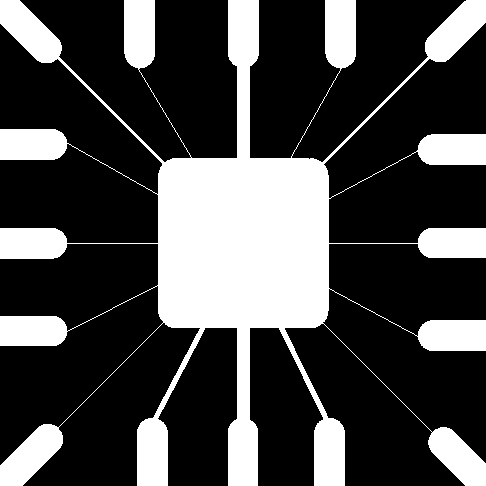
%> input picture Fig1005(a)(wirebond_mask).tif, 486 x 486 px
$ octave lab105.m   (GNU Octave 9; MATLAB toolbox functions it lacks are replaced by stand-ins)
%> lines starting %> are read from the running program, lines starting %| are printed output that depends on the picture; in (x1, y1, x2, y2) boxes, pixels count from 0 and x2, y2 are one past the last pixel; in counts of white or black regions, pixels touching at a corner belong together; the program's own positions count from 1
close all;
clear;

i = imread('Fig1005(a)(wirebond_mask).tif');
%> i is the input picture: size 486x486 uint8; 28.1% white; 1 white region, box (x1, y1, x2, y2) and area: (0, 0, 486, 486) 66259
figure,imshow(i);

%Laplacian
r = im2double(i);
L8 = [1 1 1;
      1 -8 1;
      1 1 1;];

mask = imfilter(r,L8);
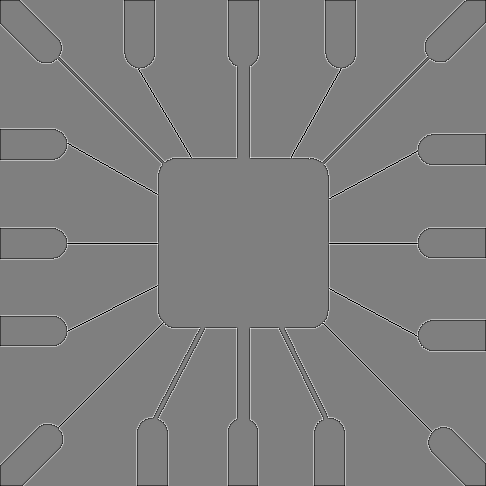
%> mask: size 486x486 double; min -6, max 6, mean -0.00689; drawn with min black and max white
figure;imshow(mask,[]);

ab = abs(mask);
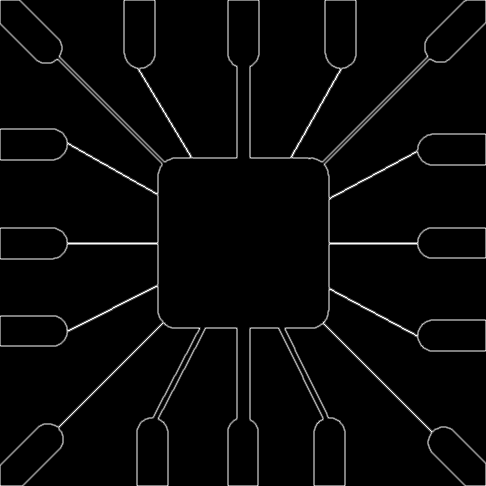
%> ab: size 486x486 double; min 0, max 6, mean 0.164; drawn with min black and max white
figure;imshow(ab);
%> after `imshow(ab)`:
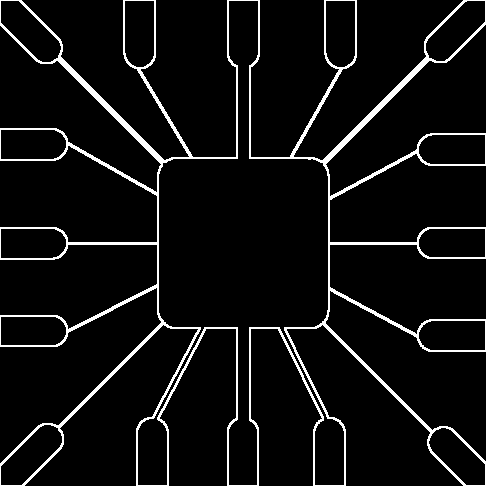
%> displayed picture: size 486x486, on the screen's scale of 0 to 255; 6.1% white in thin lines or dots

figure;imshow(mask);
%> after `imshow(mask)`:
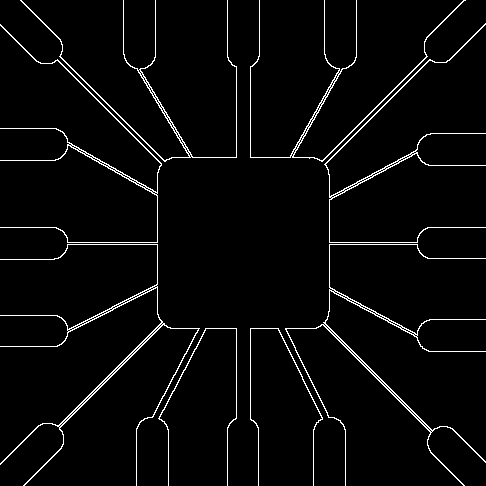
%> displayed picture: size 486x486, on the screen's scale of 0 to 255; 3.4% white in thin lines or dots
